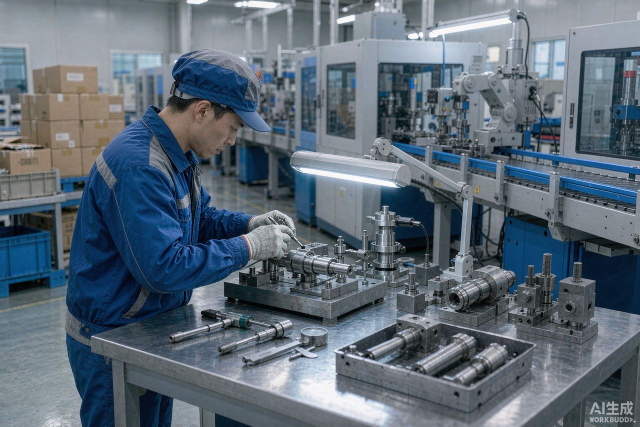
#> input picture data/_rejected_ai/factory-line.jpg, 1280 x 853 px, given in place of logo-horizontal.png, which was not available (shown at 1/2 size)
$ python make_brand_assets.py
#> lines starting #> are read from the running program, lines starting #| are printed output that depends on the picture
# -*- coding: utf-8 -*-
"""
品牌素材生成器（一次性/可重跑）
输入： site/assets/img/logo-horizontal.png  （商小白 横版 国际 LOGO，透明底）
输出：
  site/assets/img/favicon.png         96x96   从 LOGO 图形标裁剪的方形图标（深色底专用见 white 版）
  site/assets/img/favicon-white.png   96x96   （备用：深色底）
  site/assets/img/apple-touch-icon.png 180x180 白底方形图标
  site/assets/img/og-cover.png        1200x630 站点分享封面（无任何水印）
用法： python tools/make_brand_assets.py
"""
from pathlib import Path
from PIL import Image, ImageDraw, ImageFont

ROOT = Path(__file__).resolve().parent.parent
IMG = ROOT / "site" / "assets" / "img"
LOGO = IMG / "logo-horizontal.png"

BRAND_EN = "Baizly"
BRAND_DESC = "China Second-Hand Compressor Recycling"
SITE_URL = "accompressorhub.com"
LOCATION = "Beijing, China"

FONT_BD = r"C:\Windows\Fonts\arialbd.ttf"
FONT_RG = r"C:\Windows\Fonts\arial.ttf"
FONT_CN = r"C:\Windows\Fonts\msyh.ttc"
FONT_CN_BD = r"C:\Windows\Fonts\msyhbd.ttc"

BRAND_BLUE = (13, 63, 120)
BRAND_BLUE_2 = (26, 99, 196)
ACCENT = (242, 140, 30)
INK = (16, 26, 43)
MUTED = (107, 123, 146)
LINE = (228, 233, 240)


def mark_bbox(im):
    """定位 LOGO 左侧彩色图形标的包围盒（按饱和度找彩色像素）。"""
    rgba = im.convert("RGBA")
    w, h = rgba.size
    px = rgba.load()
    xs, ys = [], []
    for y in range(h):
        for x in range(w):
            r, g, b, a = px[x, y]
            if a < 40:
                continue
            mx, mn = max(r, g, b), min(r, g, b)
            if mx > 60 and (mx - mn) > 55:      # 明显彩色 → 属于图形标
                xs.append(x)
                ys.append(y)
    if not xs:
        return (0, 0, int(w * 0.28), h)
    # 图形标在左侧，取左侧 40% 范围的结果
    cut = int(w * 0.42)
    xs = [x for x in xs if x <= cut]
    ys = [y for y in ys if y <= cut]
    if not xs:
        return (0, 0, int(w * 0.28), h)
    return (min(xs), min(ys), max(xs) + 1, max(ys) + 1)


def square_icon(src, size, bg=None, pad_ratio=0.14, out=None):
    box = mark_bbox(src)
    m = src.crop(box)
    inner = int(size * (1 - 2 * pad_ratio))
    m.thumbnail((inner, inner), Image.LANCZOS)
    canvas = Image.new("RGBA", (size, size), bg if bg else (0, 0, 0, 0))
    canvas.paste(m, ((size - m.width) // 2, (size - m.height) // 2), m)
    canvas.save(out)
    return out, box


def draw_tracked(draw, xy, text, font, fill, tracking=0):
    """逐字绘制，模拟 letter-spacing。返回总宽度。"""
    x, y = xy
    for ch in text:
        draw.text((x, y), ch, font=font, fill=fill)
        x += draw.textlength(ch, font=font) + tracking
    return x - xy[0]


def make_og():
    W, H = 1200, 630
    img = Image.new("RGB", (W, H), (255, 255, 255))
    d = ImageDraw.Draw(img)

    # 顶部品牌色条
    d.rectangle([0, 0, W, 10], fill=BRAND_BLUE)
    d.rectangle([0, 0, 320, 10], fill=ACCENT)
    # 底部浅色带
    d.rectangle([0, H - 96, W, H], fill=(245, 247, 250))
    d.line([0, H - 96, W, H - 96], fill=LINE, width=1)

    # LOGO
    logo = Image.open(LOGO).convert("RGBA")
    lw = 360
    logo2 = logo.resize((lw, round(logo.height * lw / logo.width)), Image.LANCZOS)
    img.paste(logo2, ((W - logo2.width) // 2, 118), logo2)

    f_en = ImageFont.truetype(FONT_BD, 46)
    f_desc = ImageFont.truetype(FONT_RG, 24)
    f_cn = ImageFont.truetype(FONT_CN, 25)
    f_sm = ImageFont.truetype(FONT_RG, 20)

    # 品牌名
    tw = d.textlength(BRAND_EN, font=f_en)
    d.text(((W - tw) / 2, 304), BRAND_EN, font=f_en, fill=INK)
    # 英文描述
    dw = d.textlength(BRAND_DESC, font=f_desc)
    d.text(((W - dw) / 2, 372), BRAND_DESC, font=f_desc, fill=MUTED)
    # 分隔线
    d.line([(W - 120) / 2, 432, (W + 120) / 2, 432], fill=LINE, width=2)
    # 底部信息
    foot = f"{LOCATION}  ·  {SITE_URL}"
    fw = d.textlength(foot, font=f_sm)
    d.text(((W - fw) / 2, H - 58), foot, font=f_sm, fill=MUTED)

    out = IMG / "og-cover.png"
    img.save(out, optimize=True)
    return out


def main():
    src = Image.open(LOGO).convert("RGBA")
    box = mark_bbox(src)
#> after the loop in mark_bbox, `for y in range(h):`: xs = 150488 items
#> in mark_bbox, `xs = [x for x in xs if x <= cut]`: xs = 111332 items
#> in mark_bbox, `ys = [y for y in ys if y <= cut]`: ys = 119036 items
#> box = (0, 80, 538, 538)
    print("logo size:", src.size, "| mark bbox:", box)
#| logo size: (1280, 853) | mark bbox: (0, 80, 538, 538)

    p1, _ = square_icon(src, 96, bg=None, out=IMG / "favicon.png")
#> in square_icon, `m = src.crop(box)`:
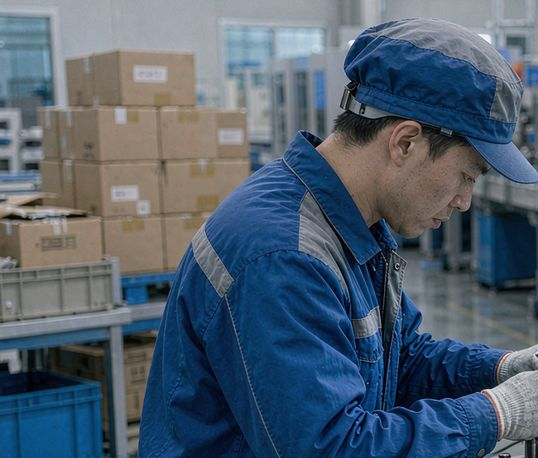
#> m: PIL image 538x458 RGBA; mean R, G, B, A 79, 94.6, 110.6, 255
#> in square_icon, `canvas = Image.new("RGBA", (size, size), bg if bg else (0, 0, 0, 0))`: canvas: PIL image 96x96 RGBA; every value is 0
#> in square_icon, `canvas.paste(m, ((size - m.width) // 2, (size - m.height) // 2), m)`:
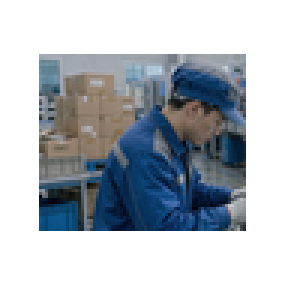
#> canvas: PIL image 96x96 RGBA (shown 3 times larger); mean R, G, B, A 34.9, 41.8, 48.9, 112.6; transparent parts drawn white
    p2, _ = square_icon(src, 96, bg=(255, 255, 255, 255), out=IMG / "favicon-white.png")
#> in square_icon (call 2), `canvas = Image.new("RGBA", (size, size), bg if bg else (0, 0, 0, 0))`: canvas: PIL image 96x96 RGBA; every value is 255
    p3, _ = square_icon(src, 180, bg=(255, 255, 255, 255), out=IMG / "apple-touch-icon.png")
#> call 3 of square_icon, with size = 180, bg = (255, 255, 255, 255), pad_ratio = 0.14
#> in square_icon (call 3), `m.thumbnail((inner, inner), Image.LANCZOS)`:
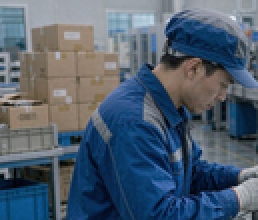
#> m: PIL image 129x110 RGBA (shown 2 times larger); mean R, G, B, A 79, 94.6, 110.7, 255
#> in square_icon (call 3), `canvas = Image.new("RGBA", (size, size), bg if bg else (0, 0, 0, 0))`: canvas: PIL image 180x180 RGBA; every value is 255
#> in square_icon (call 3), `canvas.paste(m, ((size - m.width) // 2, (size - m.height) // 2), m)`:
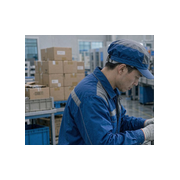
#> canvas: PIL image 180x180 RGBA; mean R, G, B, A 177.9, 184.8, 191.8, 255
    p4 = make_og()
#> in make_og, `img = Image.new("RGB", (W, H), (255, 255, 255))`: img: PIL image 1200x630 RGB; every value is 255
#> in make_og, `logo2 = logo.resize((lw, round(logo.height * lw / logo.width)), Image...`:
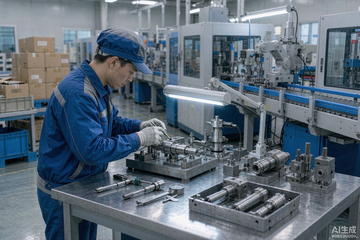
#> logo2: PIL image 360x240 RGBA; mean R, G, B, A 92.3, 105.7, 118, 255
#> in make_og, `img.paste(logo2, ((W - logo2.width) // 2, 118), logo2)`:
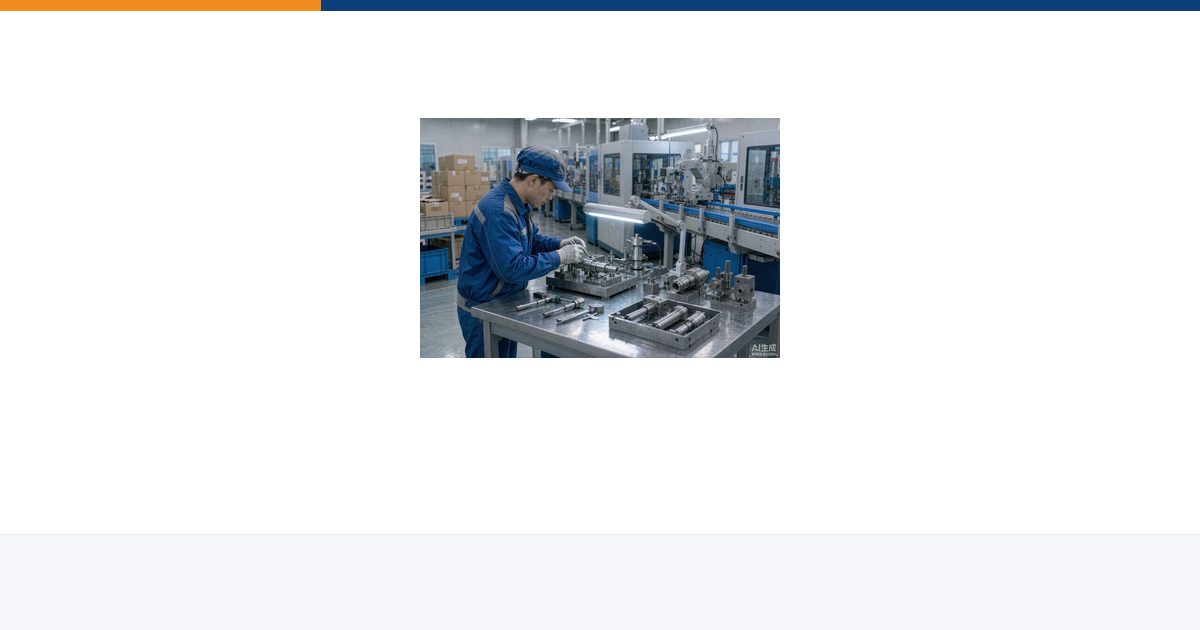
#> img: PIL image 1200x630 RGB; mean R, G, B 231.7, 233.7, 235.8
#> in make_og, `tw = d.textlength(BRAND_EN, font=f_en)`: tw = 136.7
#> in make_og, `dw = d.textlength(BRAND_DESC, font=f_desc)`: dw = 510.2
#> in make_og, `fw = d.textlength(foot, font=f_sm)`: fw = 396.6
#> in make_og, `img.save(out, optimize=True)`:
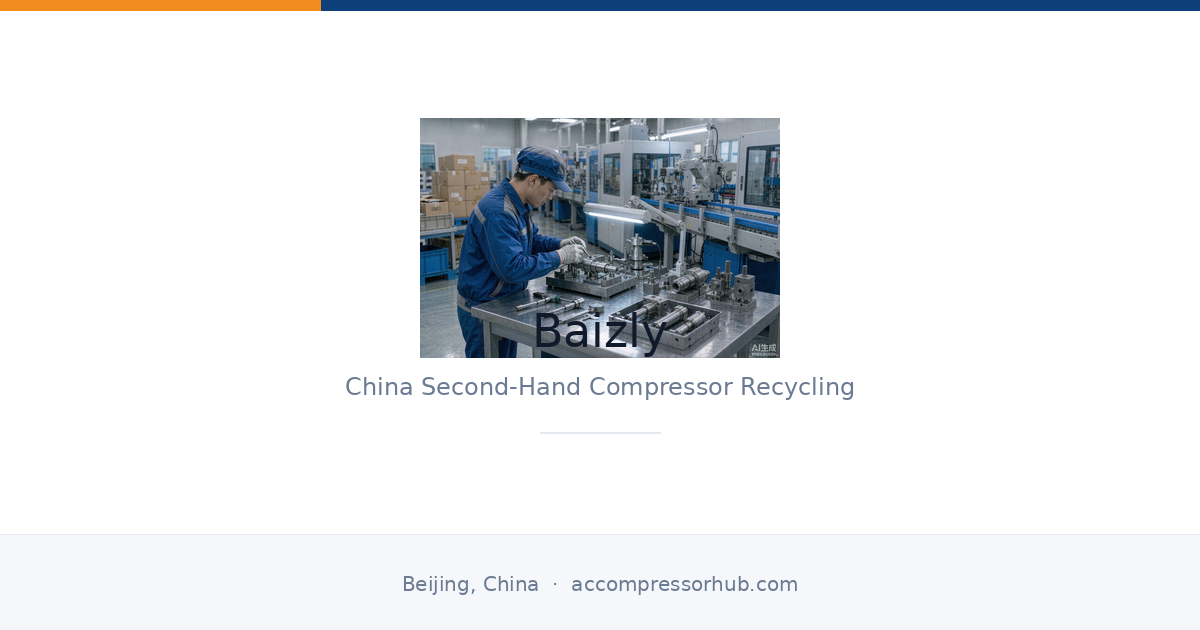
#> saved as og-cover.png: PIL image 1200x630 RGB; mean R, G, B 230.7, 232.8, 235

    for p in (p1, p2, p3, p4):
        print(f"  {p.name:<24} {p.stat().st_size // 1024:>4} KB")
#> this loop made 4 passes
#|   favicon.png                10 KB
#|   favicon-white.png          10 KB
#|   apple-touch-icon.png       32 KB
#|   og-cover.png              181 KB


if __name__ == "__main__":
    main()
